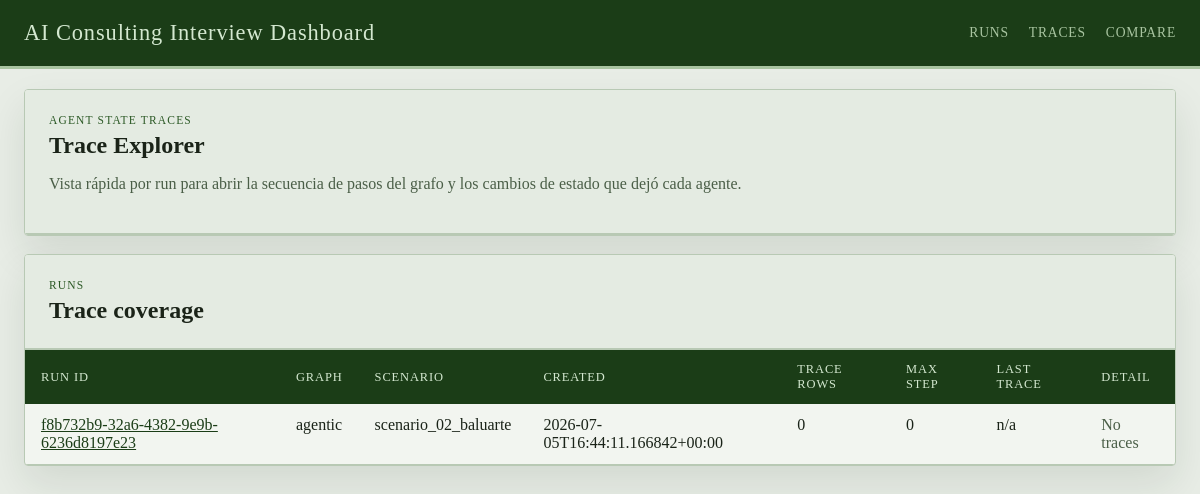
/traces, run on an earlier commit of the app's database.
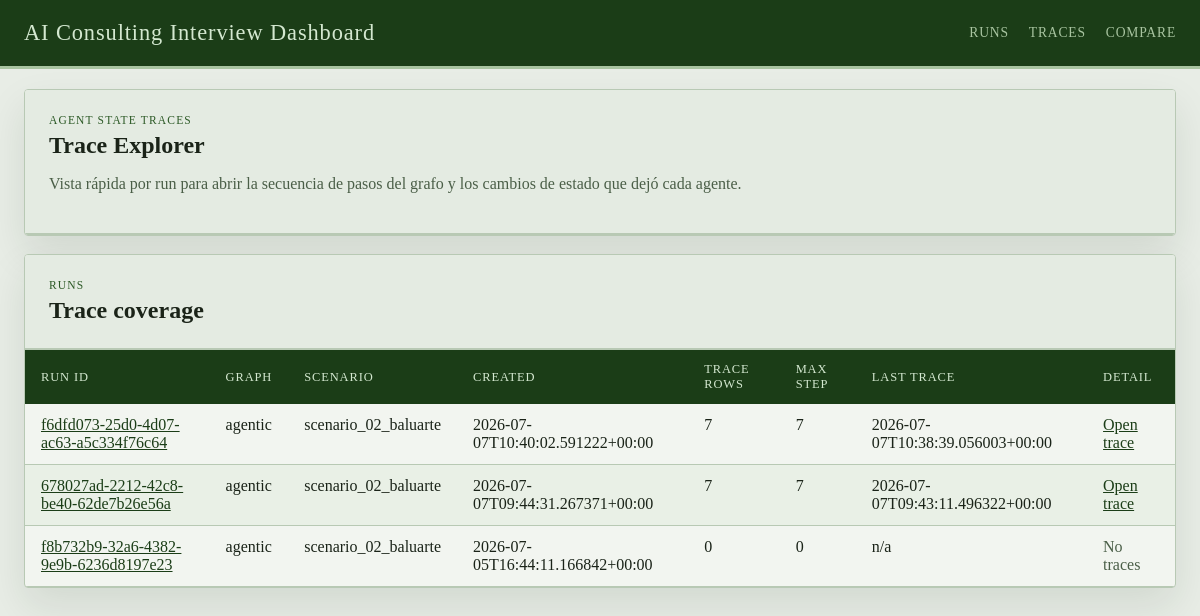
And on a later commit of the database.
### tables this page shows
CREATE TABLE runs (
                run_id TEXT PRIMARY KEY,
                graph_name TEXT NOT NULL,
                thread_id TEXT NOT NULL,
                scenario_ref TEXT,
                case_prompt TEXT,
                turn_index INTEGER,
                judge_round INTEGER,
                enough_evidence INTEGER NOT NULL,
                focus_areas_json TEXT NOT NULL,
                transcript_json TEXT NOT NULL,
                case_performance_json TEXT NOT NULL,
                quality_dialog_json TEXT NOT NULL,
                final_feedback TEXT,
                state_json TEXT NOT NULL,
                created_at TEXT NOT NULL
            );

### web/app.py (the view)
@app.get("/traces")
def trace_index():
    ensure_dashboard_db()
    trace_runs = list_trace_runs(limit=100)
    return render_template("trace_index.html", trace_runs=trace_runs)

### web/dashboard_store.py (called while the page is built)
def get_db_connection() -> sqlite3.Connection:
    connection = sqlite3.connect(RUNS_DB_PATH, timeout=30)
    connection.row_factory = sqlite3.Row
    return connection

def _table_exists(connection: sqlite3.Connection, table_name: str) -> bool:
    row = connection.execute(
        """
        SELECT name
        FROM sqlite_master
        WHERE type = 'table' AND name = ?
        """,
        (table_name,),
    ).fetchone()
    return row is not None

### web/templates/trace_index.html (shortened to what this page needs)
{% extends "base.html" %}
{% block content %}
<section class="panel">
  <div class="panel-heading">
    <div>
      <p class="eyebrow">Agent State Traces</p>
      <h1>Trace Explorer</h1>
      <p class="lede">Vista rápida por run para abrir la secuencia de pasos del grafo y los cambios de estado que dejó cada agente.</p>
    </div>
  </div>
</section>
<section class="panel">
  <div class="panel-heading">
    <div>
      <p class="eyebrow">Runs</p>
      <h2>Trace coverage</h2>
    </div>
  </div>
  <div class="table-wrap">
    <table>
      <thead>
        <tr>
          <th>Run ID</th>
          <th>Graph</th>
          <th>Scenario</th>
          <th>Created</th>
          <th>Trace Rows</th>
          <th>Max Step</th>
          <th>Last Trace</th>
          <th>Detail</th>
        </tr>
      </thead>
      <tbody>
        {% for run in trace_runs %}
        <tr>
          <td><a href="{{ url_for('get_run', run_id=run.run_id) }}">{{ run.run_id }}</a></td>
          <td>{{ run.graph_name }}</td>
          <td>{{ run.scenario_ref or 'n/a' }}</td>
          <td>{{ run.created_at }}</td>
          <td>{{ run.trace_count }}</td>
          <td>{{ run.max_step_index }}</td>
          <td>{{ run.last_trace_at or 'n/a' }}</td>
          <td>
            {% if run.has_traces %}
            <a href="{{ url_for('get_run_trace', run_id=run.run_id) }}">Open trace</a>
            {% else %}
            <span class="helper">No traces</span>
            {% endif %}
          </td>
        </tr>
        {% else %}
        <tr>
          <td colspan="8">No runs found or the <code>agent_state_traces</code> table does not exist yet.</td>
        </tr>
        {% endfor %}
      </tbody>
    </table>
  </div>
</section>
{% endblock %}

What changed in the data, as far as the page shows it:
added runs: run_id "f6dfd073-25d0-4d07-ac63-a5c334f76c64", graph_name "agentic", scenario_ref "scenario_02_baluarte", created_at "2026-07-07T10:40:02.591222+00:00", trace_count "7", max_step_index "7", last_trace_at "2026-07-07T10:38:39.056003+00:00"
added runs: run_id "678027ad-2212-42c8-be40-62de7b26e56a", graph_name "agentic", scenario_ref "scenario_02_baluarte", created_at "2026-07-07T09:44:31.267371+00:00", trace_count "7", max_step_index "7", last_trace_at "2026-07-07T09:43:11.496322+00:00"
